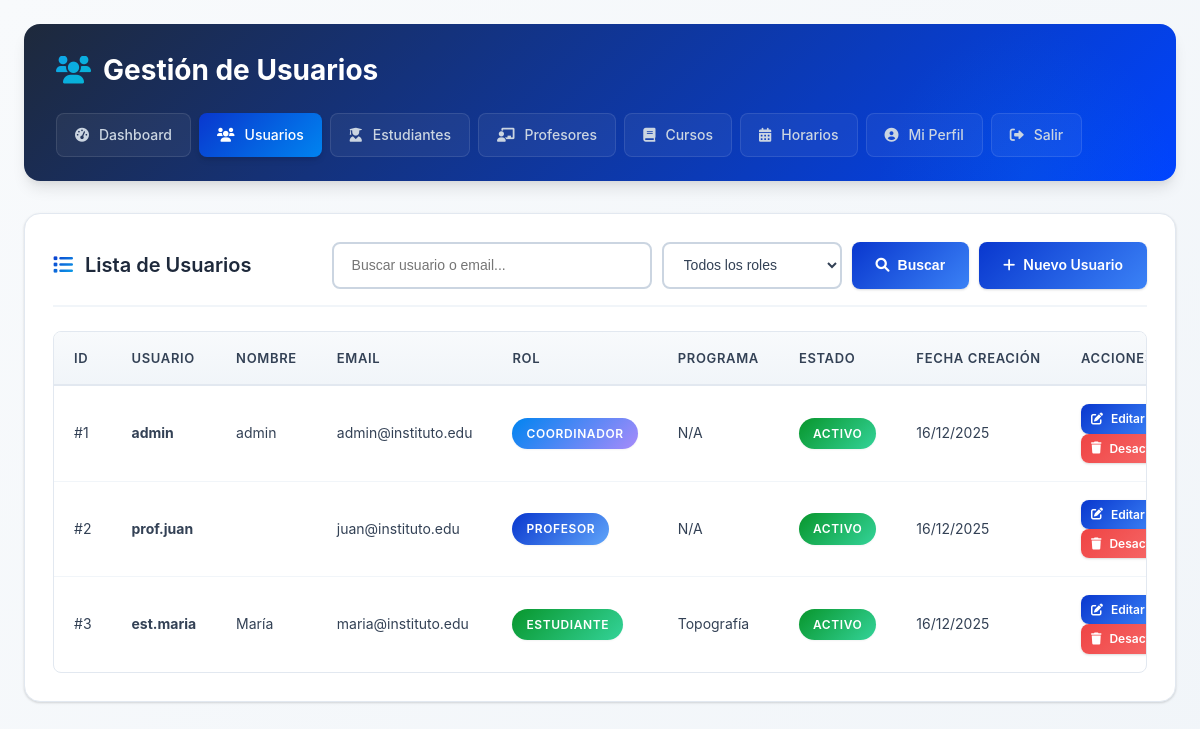
Screenshot of /coordinador/usuarios/index.php (signed in) with the database file from the repository.
### tables this page shows
CREATE TABLE usuarios (
    id_usuario INT PRIMARY KEY AUTO_INCREMENT,
    username VARCHAR(50) UNIQUE NOT NULL,
    password VARCHAR(100) NOT NULL,  
    rol ENUM('coordinador', 'profesor', 'estudiante') NOT NULL,
    email VARCHAR(100) UNIQUE NOT NULL,
    programa_estudio ENUM('Topografía', 'Arquitectura', 'Enfermería') DEFAULT NULL,
    activo BOOLEAN DEFAULT TRUE,
    fecha_creacion TIMESTAMP DEFAULT CURRENT_TIMESTAMP
);

### includes/funciones.php (called while the page is built, shortened)
<?php
class Funciones {
    public static function formatearFecha($fecha, $formato = 'd/m/Y') {
        $date = new DateTime($fecha);
        return $date->format($formato);
    }
}
?>

### coordinador/usuarios/index.php (the view, shortened to what this page needs)
<?php
require_once '../../includes/funciones.php';
$db = Database::getConnection();
$search = isset($_GET['search']) ? Funciones::sanitizar($_GET['search']) : '';
$sql = "SELECT u.*,
        CASE
            WHEN u.rol = 'estudiante' THEN e.nombres
            WHEN u.rol = 'profesor' THEN p.nombres
            ELSE u.username
        END as nombre_completo
        FROM usuarios u
        LEFT JOIN estudiantes e ON u.id_usuario = e.id_usuario
        LEFT JOIN profesores p ON u.id_usuario = p.id_usuario
        WHERE 1=1";
$params = [];
$sql .= " ORDER BY u.fecha_creacion DESC";
$stmt = $db->prepare($sql);
$stmt->execute($params);
$usuarios = $stmt->fetchAll();
?>
<!DOCTYPE html>
<html lang="es">
<head>
    <link rel="stylesheet" href="../../assets/css/main.css">
    <link rel="stylesheet" href="https://cdnjs.cloudflare.com/ajax/libs/font-awesome/6.0.0/css/all.min.css">
</head>
<body>
    <div class="container">
        <div class="header">
            <h1><i class="fas fa-users"></i> Gestión de Usuarios</h1>
            <div class="nav">
                <a href="../dashboard.php"><i class="fas fa-tachometer-alt"></i> Dashboard</a>
                <a href="index.php" class="active"><i class="fas fa-users"></i> Usuarios</a>
                <a href="../estudiantes/"><i class="fas fa-user-graduate"></i> Estudiantes</a>
                <a href="../profesores/"><i class="fas fa-chalkboard-teacher"></i> Profesores</a>
                <a href="../cursos/"><i class="fas fa-book"></i> Cursos</a>
                <a href="../horarios/"><i class="fas fa-calendar-alt"></i> Horarios</a>
                <a href="../../perfil.php"><i class="fas fa-user-circle"></i> Mi Perfil</a>
                <a href="../../logout.php"><i class="fas fa-sign-out-alt"></i> Salir</a>
            </div>
        </div>
        <div class="card">
            <div class="card-header">
                <h2><i class="fas fa-list"></i> Lista de Usuarios</h2>
                <div class="search-filter">
                    <form method="GET" action="" style="display: flex; gap: 10px;">
                        <input type="text" name="search" class="search-input" placeholder="Buscar usuario o email..." value="<?php echo htmlspecialchars($search); ?>">
                        <select name="rol" class="select-input">
                            <option value="">Todos los roles</option>
                        </select>
                        <button type="submit" class="btn btn-primary">
                            <i class="fas fa-search"></i> Buscar
                        </button>
                        <a href="crear.php" class="btn btn-primary">
                            <i class="fas fa-plus"></i> Nuevo Usuario
                        </a>
                    </form>
                </div>
            </div>
            <div class="table-container">
                <?php if (count($usuarios) > 0): ?>
                    <table class="table">
                        <thead>
                            <tr>
                                <th>ID</th>
                                <th>Usuario</th>
                                <th>Nombre</th>
                                <th>Email</th>
                                <th>Rol</th>
                                <th>Programa</th>
                                <th>Estado</th>
                                <th>Fecha Creación</th>
                                <th>Acciones</th>
                            </tr>
                        </thead>
                        <tbody>
                            <?php foreach ($usuarios as $usuario): ?>
                            <tr>
                                <td>#<?php echo $usuario['id_usuario']; ?></td>
                                <td><strong><?php echo htmlspecialchars($usuario['username']); ?></strong></td>
                                <td><?php echo htmlspecialchars($usuario['nombre_completo']); ?></td>
                                <td><?php echo htmlspecialchars($usuario['email']); ?></td>
                                <td>
                                    <span class="badge badge-<?php echo $usuario['rol']; ?>">
                                        <?php echo ucfirst($usuario['rol']); ?>
                                    </span>
                                </td>
                                <td><?php echo htmlspecialchars($usuario['programa_estudio'] ?? 'N/A'); ?></td>
                                <td>
                                    <span class="badge <?php echo $usuario['activo'] ? 'badge-active' : 'badge-inactive'; ?>">
                                        <?php echo $usuario['activo'] ? 'Activo' : 'Inactivo'; ?>
                                    </span>
                                </td>
                                <td><?php echo Funciones::formatearFecha($usuario['fecha_creacion']); ?></td>
                                <td>
                                    <div class="actions">
                                        <a href="editar.php?id=<?php echo $usuario['id_usuario']; ?>" class="btn btn-primary" style="padding: 5px 10px; font-size: 12px;">
                                            <i class="fas fa-edit"></i> Editar
                                        </a>
                                        <a href="eliminar.php?id=<?php echo $usuario['id_usuario']; ?>"
                                           class="btn btn-danger"
                                           style="padding: 5px 10px; font-size: 12px;"
                                           onclick="return confirm('¿Estás seguro de cambiar el estado de este usuario?')">
                                            <i class="fas fa-trash"></i> <?php echo $usuario['activo'] ? 'Desactivar' : 'Activar'; ?>
                                        </a>
                                    </div>
                                </td>
                            </tr>
                            <?php endforeach; ?>
                        </tbody>
                    </table>
                <?php endif; ?>
            </div>
        </div>
    </div>
</body>
</html>

### rows the page displays
usuarios: id_usuario "1", username "admin", nombre_completo "admin", email "admin@instituto.edu", rol "COORDINADOR", programa_estudio "N/A", activo "ACTIVO", fecha_creacion "16/12/2025"
usuarios: id_usuario "2", username "prof.juan", email "juan@instituto.edu", rol "PROFESOR", programa_estudio "N/A", activo "ACTIVO", fecha_creacion "16/12/2025"
usuarios: id_usuario "3", username "est.maria", nombre_completo "María", email "maria@instituto.edu", rol "ESTUDIANTE", programa_estudio "Topografía", activo "ACTIVO", fecha_creacion "16/12/2025"
